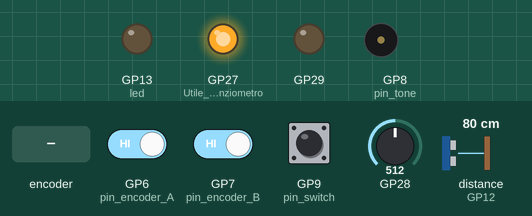
This sketch was run on a simulated Raspberry Pi Pico. On the bench: output pins drawn as LEDs (lit = HIGH), buzzer (waves = sounding). Inputs (shaded band) come from the test bench; at power-on: GP9 (pin_switch) HIGH, GP6 (pin_encoder_A) HIGH, GP7 (pin_encoder_B) HIGH, GP28 = 512, distance to the obstacle (sensor on GP12) 80 cm. The echo pulse lasts 58.3 µs per cm; pins used as bus, display or sensor lines are not drawn; what the sketch prints to the serial monitor is not drawn.

Above: at 1.2 s.
1.3 s: rotary encoder on GP6 (pin_encoder_A) / GP7 (pin_encoder_B) turned 3 steps (first pin leading)
At 1.5 s:
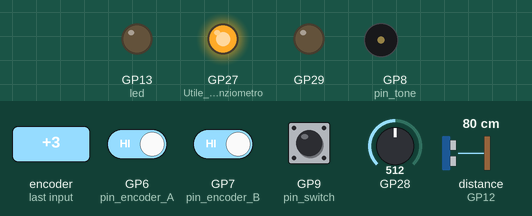
3.4 s: GP9 (pin_switch) pulled LOW for 1 s
At 4.29 s:
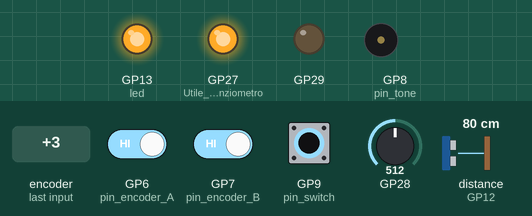
6.4 s: GP9 (pin_switch) pulled LOW for 3.2 s
At 11.3 s:
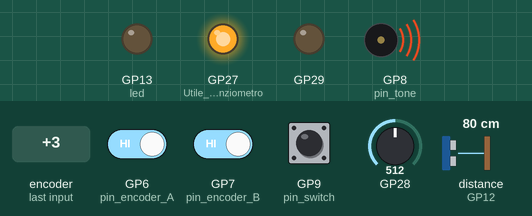
Timing chart, 0 to 12.8 s (numbered marks = the images above; inputs shaded):
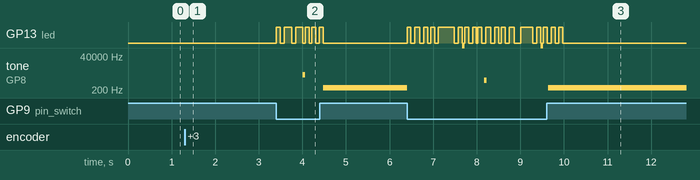

Measured:
- after the input at 1.3 s, tone on GP8 (pin_tone): stays silent (without the input it goes to 207 Hz after 0.72 s)
- after the input at 6.4 s, GP13 (led): LOW → HIGH at once, → LOW 0.09 s later, → HIGH 0.09 s later, → LOW 0.12 s later, … (36 changes in this stretch); tone on GP8 (pin_tone): plays 200701 Hz for 0.06 s, 886 Hz for 0.06 s, 200701 Hz for 0.06 s, 293 Hz for 7.5 s, starting at once

The sketch:

Sounds_buzzer_encoder_ultrasonic_potentiometer.ino
```cpp
// ESPERIMENTI CON ATMEGA 328p SU BREADBOARD
// con encoder rotativo su breakout, buzzer, sensore a ultrasuoni
// e utilizzo di una macchina a stati nel software


// #4 Quattro esperimenti in uno:
//    - stato 0: Pitch NOT QUANTIZED with encoder
//    - stato 1: Pitch QUANTIZED with encoder
//    - stato 2: Very bad theremin not QUANTIZED with ultrasonic sensor
//    - stato 3: Very bad theremin QUANTIZED with ultrasonic sensor

// Creiamo i parametri e li assegniamo a determinati pin
#define pin_switch 9      // physical 15
#define pin_encoder_A 6
#define pin_encoder_B 7
#define pin_tone 8
#define trigPin 11
#define echoPin 12
#define led 13

int stato = 0;  // Variabile che definisce in ogni istante lo stato in cui
                // la macchina a stati si trova.

int valore = 0;    // Utili per stato 0 e 1
int valore2 = 0;
int letturaPrecedente = LOW;
int m = 0;
int f1 = 0;

// Utili per stato 2
long duration = 0;  // Creiamo variabile intera e le diamo un certo valore (in millisecondi)
float distance = 0; // Creiamo variabile a virgola mobile e le diamo un certo valore (in cm)
// IMPOSTAZIONI INIZIALI DEI PARAMETRI PER IL FILTRO di KALMAN
float x_est = 0;  // stima iniziale, dipende dal fenomeno studiato
float P = 1;   // incertezza stima, dipende dal fenomeno studiato
float Q = 0.75;  // basso se il dato cambia poco,
                 // se cambia molto si aumenta fino a 1
float R = 4; // vicino a 1 se è poco rumoroso il sensore, altrimenti verso il 10


void setup(){   // Queste istruzioni verranno eseguite solo una volta.
  Serial.begin(9600);  // inizializzamo la comunicazione seriale a 9600 bit/secondo
  pinMode(pin_tone, OUTPUT);

  pinMode(pin_switch, INPUT_PULLUP);
  pinMode(pin_encoder_A, INPUT_PULLUP);
  pinMode(pin_encoder_B, INPUT_PULLUP);

  pinMode(trigPin, OUTPUT);  // pin per HCSR04
  pinMode(echoPin, INPUT);

  pinMode(led,OUTPUT);
  digitalWrite(led,LOW);

  pinMode(A1,OUTPUT); // Utile per potenziometro
  digitalWrite(A1,HIGH);
  pinMode(A3,OUTPUT);
  digitalWrite(A3,LOW);
}


void loop(){
  switch(stato){   // Controlla valore dello stato e fa saltare la macchina
                   // nel loop numerato da tale stato.
    case 0:
      loop0();
    break;

    case 1:
      loop1();
    break;

    case 2:
      loop2();
    break;

    case 3:
      loop3();
    break;
  }
}


void loop0(){   // Pitch with encoder - not QUANTIZED
  // STATO
  Serial.println(stato);
  int m = digitalRead(pin_encoder_A);  // stato presente
  if(m != letturaPrecedente){
    if(digitalRead(pin_encoder_B) != m){
      digitalWrite(led,HIGH);
      delay(1);
      digitalWrite(led,LOW);
      valore ++;
    }else{
      //Serial.print(valore);
      digitalWrite(led,HIGH);
      delay(1);
      digitalWrite(led,LOW);
      valore --;
    }
    Serial.println(valore);
  }
  letturaPrecedente = m;

  tone(pin_tone, valore*2 + analogRead(A2)+ 55);

  //Serial.println(stato);

  // TRANSIZIONE
  if(!digitalRead(pin_switch)){
    noTone(pin_tone);
    delay(250);
    digitalWrite(led,HIGH);
    delay(90);
    digitalWrite(led,LOW);
    stato = 1;
  }
}


void loop1(){    // Pitch with encoder - QUANTIZED - chromatic scale
  // STATO
  Serial.println(stato);
  int m = digitalRead(pin_encoder_A);  // stato presente
  if(m != letturaPrecedente){
    if(digitalRead(pin_encoder_B) != m){
      valore2 ++;
      digitalWrite(led,HIGH);
      delay(1);
      digitalWrite(led,LOW);
    }else{
      //Serial.print(valore);
      valore2 --;
      digitalWrite(led,HIGH);
      delay(1);
      digitalWrite(led,LOW);
    }
    Serial.println(valore2);
  }
  letturaPrecedente = m;

  if(analogRead(A2) < 300){
    f1 = 110;
  }else if(analogRead(A2) < 600){
    f1 = 220;
  }else{
    f1 = 440;
  }
  float frequency =  f1 * pow(2, (valore2 / 12.0));
  tone(pin_tone, frequency);
  Serial.println(f1);

  // TRANSIZIONE
  if(!digitalRead(pin_switch)){
    noTone(pin_tone);
    digitalWrite(led,HIGH);
    delay(90);
    digitalWrite(led,LOW);
    delay(90);
    digitalWrite(led,HIGH);
    delay(90);
    digitalWrite(led,LOW);
    stato = 2;
  }
}


void loop2(){    // Bad Theremin QUANTIZED - chromatic scale
  // STATO
  Serial.println(stato);
  int frequency =  110 * pow(2, (int(kalman(distance)+analogRead(A2)/10) / 12.0));
  tone(pin_tone, frequency);
  Serial.println(frequency);


  digitalWrite(trigPin, LOW);   // procedura di misura del sensore a ultrasuoni
  delayMicroseconds(5);
  digitalWrite(trigPin, HIGH);
  delayMicroseconds(10);
  digitalWrite(trigPin, LOW);
  duration = pulseIn(echoPin, HIGH, 20000);   // cosa viene misurato?

  distance = duration/2.0 * 0.0343;  // cosa viene calcolato?

  if((distance<100) && (distance>2)){    // per un buon grafico sul serial plotter
    float kout = kalman(distance);
    //Serial.println(distance);  // stampiamolo
    //Serial.print(",");
    //Serial.println(kout);
    //Serial.println(",0,100");
    if(distance > 20){  // creiamo una soglia adeguata
      //digitalWrite(led,HIGH);  // accendiamo il LED
    }else{  // altrimenti
      //digitalWrite(led,LOW);  // si spegne il LED
    }
  }else{
    //Serial.println("0,0,0,200");
  }
  delay(50);

  // TRANSIZIONE
  if(!digitalRead(pin_switch)){
    noTone(pin_tone);
    digitalWrite(led,HIGH);
    delay(90);
    digitalWrite(led,LOW);
    delay(90);
    digitalWrite(led,HIGH);
    delay(90);
    digitalWrite(led,LOW);
    delay(90);
    digitalWrite(led,HIGH);
    delay(90);
    digitalWrite(led,LOW);
    stato = 3;
  }
}


void loop3(){    // Bad Theremin not QUANTIZED
  // STATO
  Serial.println(stato);
  int frequenza =  880 + 1*analogRead(A2)/(kalman(distance));
  tone(pin_tone, frequenza);
  Serial.println(frequenza);


  digitalWrite(trigPin, LOW);   // procedura di misura del sensore a ultrasuoni
  delayMicroseconds(5);
  digitalWrite(trigPin, HIGH);
  delayMicroseconds(10);
  digitalWrite(trigPin, LOW);
  duration = pulseIn(echoPin, HIGH, 20000);   // cosa viene misurato?

  distance = duration/2.0 * 0.0343;  // cosa viene calcolato?

  if((distance<100) && (distance>2)){    // per un buon grafico sul serial plotter
    float kout = kalman(distance);
    //Serial.println(distance);  // stampiamolo
    //Serial.print(",");
    //Serial.println(kout);
    //Serial.println(",0,100");
    if(distance > 20){  // creiamo una soglia adeguata
      //digitalWrite(led,HIGH);  // accendiamo il LED
    }else{  // altrimenti
      //digitalWrite(led,LOW);  // si spegne il LED
    }
  }else{
    //Serial.println("0,0,0,200");
  }
  delay(50);

  // TRANSIZIONE
  if(!digitalRead(pin_switch)){
    noTone(pin_tone);
    digitalWrite(led,HIGH);
    delay(90);
    digitalWrite(led,LOW);
    delay(90);
    digitalWrite(led,HIGH);
    delay(90);
    digitalWrite(led,LOW);
    delay(90);
    digitalWrite(led,HIGH);
    delay(90);
    digitalWrite(led,LOW);
    delay(90);
    digitalWrite(led,HIGH);
    delay(90);
    digitalWrite(led,LOW);
    stato = 0;
  }
}


// FUNZIONE DI CALCOLO DEL DATO FILTRATO - per loop2 e loop3
float kalman(float misura){
  float x_pred = x_est;   // posizione stimata, predetta
  float P_pred = P + Q;  // dovrebbe ridursi man mano si procede coi calcoli
  float K = P_pred / (P_pred + R);  // guadagno di Kalman, il suo valore tra 0 e 1
                                    // esprime bontà del sensore vista dal filtro
  x_est = x_pred + K * (misura - x_pred);
  P = (1 - K) * P_pred;
  return(x_est);
}


// Fonte encoder: Aliverti https://www.youtube.com/watch?v=yVd80UIR6OM
// Fonte filtro:  Aliverti https://www.youtube.com/watch?v=5R-zjgHR0OU #958

// Fonti MACCHINA A STATI Aliverti #207 https://www.youtube.com/watch?v=bj2cdgKhCDg
//                #208 https://www.youtube.com/watch?v=TAOMpDNvBaY
// ULTERIORI FONTI DA VEDERE #223 https://www.youtube.com/watch?v=5WCrWb4Kh74
// #663 https://www.youtube.com/watch?v=WnGSuXFJ_TM
// #345 https://www.youtube.com/watch?v=Rs-NIc3hHRg
// #364 https://www.youtube.com/watch?v=M-nnwQr4wu4
// #45 https://www.youtube.com/watch?v=nZvzIkbw_78&t=667s
// #222 https://www.youtube.com/watch?v=en9APNfGm0E
// #652 https://www.youtube.com/watch?v=SxgZTvkb_V0
// #281 https://www.youtube.com/watch?v=0c4Vjjv7h8A&t=203s poi #282
// #731 https://www.youtube.com/watch?v=QMjrIjtx3PU&t=112s
// #498 https://www.youtube.com/watch?v=JBO0sLzumk8
// #365 https://www.youtube.com/watch?v=OLoULIlc5eM
// #205 https://www.youtube.com/watch?v=XHnnL0I0lDc&t=1s
// #618 https://www.youtube.com/watch?v=1SjG1hSOHVs&t=56s
// #486 https://www.youtube.com/watch?v=Xct-JE_csJE
// #366 https://www.youtube.com/watch?v=ZgDFejvOb98
// #297 https://www.youtube.com/watch?v=PImo3s9JzM4 e poi #298
// #262 https://www.youtube.com/watch?v=I4IXILk33Rk


/*

// #3 Tre esperimenti in uno:
//    - stato 0: Buzzer in parallel with LED
//    - stato 1: Pitch with encoder
//    - stato 2: Very bad theremin with ultrasonic sensor

#define pin_switch 9    // physical 15
#define pin_encoder_A 6
#define pin_encoder_B 7
#define pin_tone 8

int stato = 0;  // Variabile che definisce in ogni istante lo stato in cui
                // la macchina a stati si trova.

// Utili per stato 0
int t = 0;
int n = 0;
int x = 0;

// Utili per stato 1
int valore = 0;
int letturaPrecedente;
int m;

// Utili per stato 2
#define trigPin 11  // creiamo un parametro e lo colleghiamo ad un certo pin
#define echoPin 12  // creiamo un parametro e lo colleghiamo ad un certo pin
int led = 13;  // creiamo una variabile intera e le diamo un certo valore
long duration = 0;  // creiamo variabile intera e le diamo un certo valore (in millisecondi)
float distance = 0; // creiamo variabile a virgola mobile e le diamo un certo valore (in cm)
// IMPOSTAZIONI INIZIALI DEI PARAMETRI PER IL FILTRO di KALMAN
float x_est = 0;  // stima iniziale, dipende dal fenomeno studiato
float P = 1;   // incertezza stima, dipende dal fenomeno studiato
float Q = 0.75;  // basso se il dato cambia poco,
                 // se cambia molto si aumenta fino a 1
float R = 4; // vicino a 1 se è poco rumoroso il sensore, altrimenti verso il 10


void setup(){   // Queste istruzioni verranno eseguite solo una volta.
  pinMode(LED_BUILTIN, OUTPUT);
  Serial.begin(9600);  // inizializzamo la comunicazione seriale a 9600 bit/secondo
  pinMode(pin_tone, OUTPUT);
  pinMode(pin_switch, INPUT_PULLUP);
  pinMode(pin_encoder_A, INPUT_PULLUP);
  pinMode(pin_encoder_B, INPUT_PULLUP);
  pinMode(trigPin, OUTPUT);  // pin per HCSR04
  pinMode(echoPin, INPUT);
  pinMode(led,OUTPUT);    // un LED per rilevare superamento di soglia
  digitalWrite(led,LOW);
  letturaPrecedente = digitalRead(pin_encoder_A);  // misura lo stato presente
}


void loop(){
  switch(stato){   // Controlla valore dello stato e fa saltare la macchina
                   // nel loop numerato da tale stato.
    case 0:
      loop0();
    break;

    case 1:
      loop1();
    break;

    case 2:
      loop2();
    break;
  }
}


void loop0(){
  // STATO
  digitalWrite(LED_BUILTIN, HIGH);digitalWrite(pin_tone, HIGH);
  delayMicroseconds(t);
  digitalWrite(LED_BUILTIN, LOW);digitalWrite(pin_tone, LOW);
  delayMicroseconds(t+n);

  if(t < x){
    t = t + n;
  }else{
    t = t - x;
    x = x + 1;
    if(x > 40){
      x = 0;
      t = 0;
      n = 0;
    }
  }
  n = 1;//n = n + 1;

  Serial.print(stato);
  Serial.print(" ");Serial.print(t);
  Serial.print(" ");Serial.println(x);

  // TRANSIZIONE
  if(!digitalRead(pin_switch)) {
    delay(500);
    stato = 1;
    noTone(pin_tone);
  }
}


void loop1(){
  // STATO
  int m = digitalRead(pin_encoder_A);  // stato presente
  if(m != letturaPrecedente){
    if(digitalRead(pin_encoder_B) != m){
      valore ++;
    }else{
      //Serial.print(valore);
      valore --;
    }
    Serial.println(valore);
  }
  letturaPrecedente = m;

  tone(pin_tone, valore*100 + 440);

  //Serial.println(stato);

  // TRANSIZIONE
  if(!digitalRead(pin_switch)){
    delay(500);
    stato = 2;
    noTone(pin_tone);
  }
}


void loop2(){
  // STATO
  Serial.println(stato);
  tone(pin_tone, 55 + 10000/kalman(distance));

  digitalWrite(trigPin, LOW);   // procedura di misura del sensore a ultrasuoni
  delayMicroseconds(5);
  digitalWrite(trigPin, HIGH);
  delayMicroseconds(10);
  digitalWrite(trigPin, LOW);
  duration = pulseIn(echoPin, HIGH, 20000);   // cosa viene misurato?

  distance = duration/2.0 * 0.0343;  // cosa viene calcolato?

  if((distance<100) && (distance>2)){    // per un buon grafico sul serial plotter
    float kout = kalman(distance);
    //Serial.println(distance);  // stampiamolo
    //Serial.print(",");
    //Serial.println(kout);
    //Serial.println(",0,100");
    if(distance > 20){  // creiamo una soglia adeguata
      //digitalWrite(led,HIGH);  // accendiamo il LED
    }else{  // altrimenti
      //digitalWrite(led,LOW);  // si spegne il LED
    }
  }else{
    //Serial.println("0,0,0,200");
  }
  delay(50);

  // TRANSIZIONE
  if(!digitalRead(pin_switch)){
    delay(500);
    stato = 0;
    noTone(pin_tone);
  }
}


// FUNZIONE DI CALCOLO DEL DATO FILTRATO
float kalman(float misura){
  float x_pred = x_est;   // posizione stimata, predetta
  float P_pred = P + Q;  // dovrebbe ridursi man mano si procede coi calcoli
  float K = P_pred / (P_pred + R);  // guadagno di Kalman, il suo valore tra 0 e 1
                                    // esprime bontà del sensore vista dal filtro
  x_est = x_pred + K * (misura - x_pred);
  P = (1 - K) * P_pred;
  return(x_est);
}


// Fonte encoder: Aliverti https://www.youtube.com/watch?v=yVd80UIR6OM
// Fonte filtro:  Aliverti https://www.youtube.com/watch?v=5R-zjgHR0OU #958

// Fonti MACCHINA A STATI Aliverti #207 https://www.youtube.com/watch?v=bj2cdgKhCDg
//                #208 https://www.youtube.com/watch?v=TAOMpDNvBaY
// ULTERIORI FONTI DA VEDERE #223 https://www.youtube.com/watch?v=5WCrWb4Kh74
// #663 https://www.youtube.com/watch?v=WnGSuXFJ_TM
// #345 https://www.youtube.com/watch?v=Rs-NIc3hHRg
// #364 https://www.youtube.com/watch?v=M-nnwQr4wu4
// #45 https://www.youtube.com/watch?v=nZvzIkbw_78&t=667s
// #222 https://www.youtube.com/watch?v=en9APNfGm0E
// #652 https://www.youtube.com/watch?v=SxgZTvkb_V0
// #281 https://www.youtube.com/watch?v=0c4Vjjv7h8A&t=203s poi #282
// #731 https://www.youtube.com/watch?v=QMjrIjtx3PU&t=112s
// #498 https://www.youtube.com/watch?v=JBO0sLzumk8
// #365 https://www.youtube.com/watch?v=OLoULIlc5eM
// #205 https://www.youtube.com/watch?v=XHnnL0I0lDc&t=1s
// #618 https://www.youtube.com/watch?v=1SjG1hSOHVs&t=56s
// #486 https://www.youtube.com/watch?v=Xct-JE_csJE
// #366 https://www.youtube.com/watch?v=ZgDFejvOb98
// #297 https://www.youtube.com/watch?v=PImo3s9JzM4 e poi #298
// #262 https://www.youtube.com/watch?v=I4IXILk33Rk

*/


/*

// #1 Buzzer in parallel with LED on pin 13

int t = 0;
int n = 0;
int x = 0;


void setup() {
  pinMode(LED_BUILTIN, OUTPUT);
  Serial.begin(9600);
}


void loop() {
  digitalWrite(LED_BUILTIN, HIGH);
  delayMicroseconds(t);
  digitalWrite(LED_BUILTIN, LOW);
  delayMicroseconds(t + n);

  if(t < x){
    t = t + n;
  }else{
    t = t - x;
    x = x + 1; Serial.println(x);
    if(x > 100){
      x = 0;
      t = 0;
      n = 0;
    }
  }
  n = 1;//n = n + 1;
}

*/


/*
// #2 PITCH WITH ENCODER ON PIN 8
// ONDA QUADRA CON "tone" CONTROLLABILE DA UN ENCODER ROTATIVO
// PIN 8 PER OUT CASSA AUDIO - PIN 3 E 4 PER IN DA ENCODER

int valore = 0;
int letturaPrecedente = HIGH;

void setup() {
  pinMode(3, INPUT_PULLUP);
  pinMode(4, INPUT_PULLUP);
  Serial.begin(9600);
}


void loop() {
  int n = digitalRead(3);
  if((letturaPrecedente == HIGH)&&(n == LOW)){
    if(digitalRead(4)){
      valore--;
    }else{
      valore++;
    }
    Serial.println(valore);
  }
  letturaPrecedente = n;

  tone(13, valore*100 + 440);
}
// Fonte: Aliverti https://www.youtube.com/watch?v=yVd80UIR6OM

*/
```
